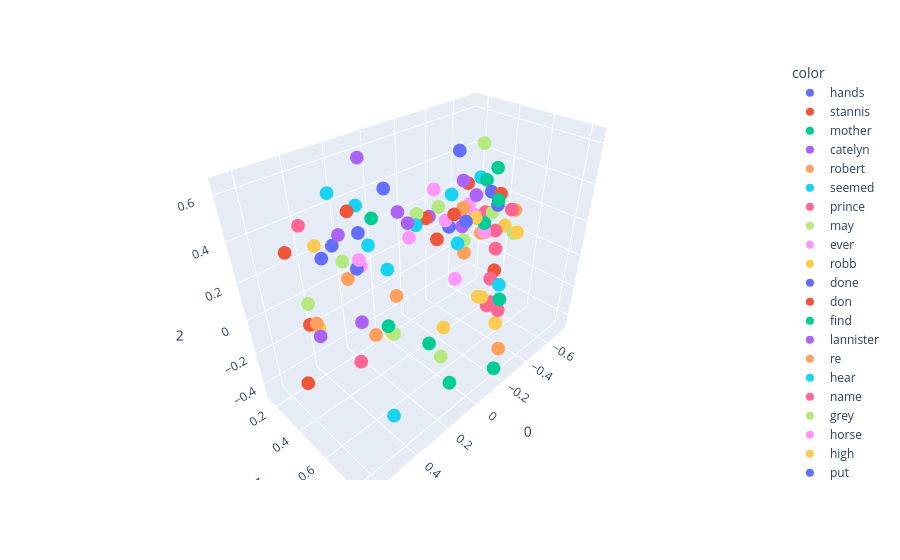

Notebook code for this chart:
### Code cell
fig = px.scatter_3d( X[200:300], 
    x =0,
    y =1, 
    z =2, 
    color = y[200:300]
)
fig.show()

### Figure 1 — Plotly figure (JSON) as saved in the notebook; plotly's stock layout.template omitted (floating-point values rounded to 4 significant figures)
{"data": [{"hovertemplate": "color=hands<br>0=%{x}<br>1=%{y}<br>2=%{z}<extra></extra>", "legendgroup": "hands", "marker": {"color": "#636efa", "symbol": "circle"}, "mode": "markers", "name": "hands", "scene": "scene", "showlegend": true, "type": "scatter3d", "x": [0.2862], "y": [0.4305], "z": [0.4024]}, {"hovertemplate": "color=stannis<br>0=%{x}<br>1=%{y}<br>2=%{z}<extra></extra>", "legendgroup": "stannis", "marker": {"color": "#EF553B", "symbol": "circle"}, "mode": "markers", "name": "stannis", "scene": "scene", "showlegend": true, "type": "scatter3d", "x": [-0.4069], "y": [0.605], "z": [-0.03836]}, {"hovertemplate": "color=mother<br>0=%{x}<br>1=%{y}<br>2=%{z}<extra></extra>", "legendgroup": "mother", "marker": {"color": "#00cc96", "symbol": "circle"}, "mode": "markers", "name": "mother", "scene": "scene", "showlegend": true, "type": "scatter3d", "x": [-0.433], "y": [0.5002], "z": [0.1831]}, {"hovertemplate": "color=catelyn<br>0=%{x}<br>1=%{y}<br>2=%{z}<extra></extra>", "legendgroup": "catelyn", "marker": {"color": "#ab63fa", "symbol": "circle"}, "mode": "markers", "name": "catelyn", "scene": "scene", "showlegend": true, "type": "scatter3d", "x": [-0.2388], "y": [0.3057], "z": [0.2193]}, {"hovertemplate": "color=robert<br>0=%{x}<br>1=%{y}<br>2=%{z}<extra></extra>", "legendgroup": "robert", "marker": {"color": "#FFA15A", "symbol": "circle"}, "mode": "markers", "name": "robert", "scene": "scene", "showlegend": true, "type": "scatter3d", "x": [-0.5023], "y": [0.4542], "z": [0.08247]}, {"hovertemplate": "color=seemed<br>0=%{x}<br>1=%{y}<br>2=%{z}<extra></extra>", "legendgroup": "seemed", "marker": {"color": "#19d3f3", "symbol": "circle"}, "mode": "markers", "name": "seemed", "scene": "scene", "showlegend": true, "type": "scatter3d", "x": [-0.02584], "y": [0.4354], "z": [0.3113]}, {"hovertemplate": "color=prince<br>0=%{x}<br>1=%{y}<br>2=%{z}<extra></extra>", "legendgroup": "prince", "marker": {"color": "#FF6692", "symbol": "circle"}, "mode": "markers", "name": "prince", "scene": "scene", "showlegend": true, "type": "scatter3d", "x": [-0.5497], "y": [0.4123], "z": [0.1653]}, {"hovertemplate": "color=may<br>0=%{x}<br>1=%{y}<br>2=%{z}<extra></extra>", "legendgroup": "may", "marker": {"color": "#B6E880", "symbol": "circle"}, "mode": "markers", "name": "may", "scene": "scene", "showlegend": true, "type": "scatter3d", "x": [-0.5537], "y": [0.4548], "z": [0.1793]}, {"hovertemplate": "color=ever<br>0=%{x}<br>1=%{y}<br>2=%{z}<extra></extra>", "legendgroup": "ever", "marker": {"color": "#FF97FF", "symbol": "circle"}, "mode": "markers", "name": "ever", "scene": "scene", "showlegend": true, "type": "scatter3d", "x": [-0.4396], "y": [0.4987], "z": [0.1306]}, {"hovertemplate": "color=robb<br>0=%{x}<br>1=%{y}<br>2=%{z}<extra></extra>", "legendgroup": "robb", "marker": {"color": "#FECB52", "symbol": "circle"}, "mode": "markers", "name": "robb", "scene": "scene", "showlegend": true, "type": "scatter3d", "x": [-0.4057], "y": [0.465], "z": [0.2093]}, {"hovertemplate": "color=done<br>0=%{x}<br>1=%{y}<br>2=%{z}<extra></extra>", "legendgroup": "done", "marker": {"color": "#636efa", "symbol": "circle"}, "mode": "markers", "name": "done", "scene": "scene", "showlegend": true, "type": "scatter3d", "x": [-0.4536], "y": [0.5579], "z": [0.2974]}, {"hovertemplate": "color=don<br>0=%{x}<br>1=%{y}<br>2=%{z}<extra></extra>", "legendgroup": "don", "marker": {"color": "#EF553B", "symbol": "circle"}, "mode": "markers", "name": "don", "scene": "scene", "showlegend": true, "type": "scatter3d", "x": [-0.4523], "y": [0.366], "z": [0.3474]}, {"hovertemplate": "color=find<br>0=%{x}<br>1=%{y}<br>2=%{z}<extra></extra>", "legendgroup": "find", "marker": {"color": "#00cc96", "symbol": "circle"}, "mode": "markers", "name": "find", "scene": "scene", "showlegend": true, "type": "scatter3d", "x": [-0.3702], "y": [0.6199], "z": [0.3775]}, {"hovertemplate": "color=lannister<br>0=%{x}<br>1=%{y}<br>2=%{z}<extra></extra>", "legendgroup": "lannister", "marker": {"color": "#ab63fa", "symbol": "circle"}, "mode": "markers", "name": "lannister", "scene": "scene", "showlegend": true, "type": "scatter3d", "x": [-0.3824], "y": [0.4001], "z": [0.1434]}, {"hovertemplate": "color=re<br>0=%{x}<br>1=%{y}<br>2=%{z}<extra></extra>", "legendgroup": "re", "marker": {"color": "#FFA15A", "symbol": "circle"}, "mode": "markers", "name": "re", "scene": "scene", "showlegend": true, "type": "scatter3d", "x": [-0.3484], "y": [0.4309], "z": [0.2726]}, {"hovertemplate": "color=hear<br>0=%{x}<br>1=%{y}<br>2=%{z}<extra></extra>", "legendgroup": "hear", "marker": {"color": "#19d3f3", "symbol": "circle"}, "mode": "markers", "name": "hear", "scene": "scene", "showlegend": true, "type": "scatter3d", "x": [-0.1635], "y": [0.5193], "z": [0.4427]}, {"hovertemplate": "color=name<br>0=%{x}<br>1=%{y}<br>2=%{z}<extra></extra>", "legendgroup": "name", "marker": {"color": "#FF6692", "symbol": "circle"}, "mode": "markers", "name": "name", "scene": "scene", "showlegend": true, "type": "scatter3d", "x": [-0.5508], "y": [0.5728], "z": [0.2407]}, {"hovertemplate": "color=grey<br>0=%{x}<br>1=%{y}<br>2=%{z}<extra></extra>", "legendgroup": "grey", "marker": {"color": "#B6E880", "symbol": "circle"}, "mode": "markers", "name": "grey", "scene": "scene", "showlegend": true, "type": "scatter3d", "x": [0.4517], "y": [0.239], "z": [0.02504]}, {"hovertemplate": "color=horse<br>0=%{x}<br>1=%{y}<br>2=%{z}<extra></extra>", "legendgroup": "horse", "marker": {"color": "#FF97FF", "symbol": "circle"}, "mode": "markers", "name": "horse", "scene": "scene", "showlegend": true, "type": "scatter3d", "x": [0.3513], "y": [0.5105], "z": [0.3422]}, {"hovertemplate": "color=high<br>0=%{x}<br>1=%{y}<br>2=%{z}<extra></extra>", "legendgroup": "high", "marker": {"color": "#FECB52", "symbol": "circle"}, "mode": "markers", "name": "high", "scene": "scene", "showlegend": true, "type": "scatter3d", "x": [0.1737], "y": [0.4745], "z": [-0.1777]}, {"hovertemplate": "color=put<br>0=%{x}<br>1=%{y}<br>2=%{z}<extra></extra>", "legendgroup": "put", "marker": {"color": "#636efa", "symbol": "circle"}, "mode": "markers", "name": "put", "scene": "scene", "showlegend": true, "type": "scatter3d", "x": [-0.2207], "y": [0.5064], "z": [0.6227]}, {"hovertemplate": "color=stone<br>0=%{x}<br>1=%{y}<br>2=%{z}<extra></extra>", "legendgroup": "stone", "marker": {"color": "#EF553B", "symbol": "circle"}, "mode": "markers", "name": "stone", "scene": "scene", "showlegend": true, "type": "scatter3d", "x": [0.646], "y": [0.4877], "z": [-0.1393]}, {"hovertemplate": "color=wine<br>0=%{x}<br>1=%{y}<br>2=%{z}<extra></extra>", "legendgroup": "wine", "marker": {"color": "#00cc96", "symbol": "circle"}, "mode": "markers", "name": "wine", "scene": "scene", "showlegend": true, "type": "scatter3d", "x": [0.09945], "y": [0.2813], "z": [0.3343]}, {"hovertemplate": "color=hard<br>0=%{x}<br>1=%{y}<br>2=%{z}<extra></extra>", "legendgroup": "hard", "marker": {"color": "#ab63fa", "symbol": "circle"}, "mode": "markers", "name": "hard", "scene": "scene", "showlegend": true, "type": "scatter3d", "x": [0.3172], "y": [0.3349], "z": [0.3654]}, {"hovertemplate": "color=water<br>0=%{x}<br>1=%{y}<br>2=%{z}<extra></extra>", "legendgroup": "water", "marker": {"color": "#FFA15A", "symbol": "circle"}, "mode": "markers", "name": "water", "scene": "scene", "showlegend": true, "type": "scatter3d", "x": [0.5686], "y": [0.4993], "z": [0.1447]}, {"hovertemplate": "color=upon<br>0=%{x}<br>1=%{y}<br>2=%{z}<extra></extra>", "legendgroup": "upon", "marker": {"color": "#19d3f3", "symbol": "circle"}, "mode": "markers", "name": "upon", "scene": "scene", "showlegend": true, "type": "scatter3d", "x": [0.1562], "y": [0.442], "z": [0.1656]}, {"hovertemplate": "color=fire<br>0=%{x}<br>1=%{y}<br>2=%{z}<extra></extra>", "legendgroup": "fire", "marker": {"color": "#FF6692", "symbol": "circle"}, "mode": "markers", "name": "fire", "scene": "scene", "showlegend": true, "type": "scatter3d", "x": [0.4887], "y": [0.653], "z": [-0.009157]}, {"hovertemplate": "color=iron<br>0=%{x}<br>1=%{y}<br>2=%{z}<extra></extra>", "legendgroup": "iron", "marker": {"color": "#B6E880", "symbol": "circle"}, "mode": "markers", "name": "iron", "scene": "scene", "showlegend": true, "type": "scatter3d", "x": [0.1956], "y": [0.5133], "z": [-0.1409]}, {"hovertemplate": "color=until<br>0=%{x}<br>1=%{y}<br>2=%{z}<extra></extra>", "legendgroup": "until", "marker": {"color": "#FF97FF", "symbol": "circle"}, "mode": "markers", "name": "until", "scene": "scene", "showlegend": true, "type": "scatter3d", "x": [0.1402], "y": [0.5706], "z": [0.3773]}, {"hovertemplate": "color=these<br>0=%{x}<br>1=%{y}<br>2=%{z}<extra></extra>", "legendgroup": "these", "marker": {"color": "#FECB52", "symbol": "circle"}, "mode": "markers", "name": "these", "scene": "scene", "showlegend": true, "type": "scatter3d", "x": [-0.4222], "y": [0.6331], "z": [-0.3847]}, {"hovertemplate": "color=voice<br>0=%{x}<br>1=%{y}<br>2=%{z}<extra></extra>", "legendgroup": "voice", "marker": {"color": "#636efa", "symbol": "circle"}, "mode": "markers", "name": "voice", "scene": "scene", "showlegend": true, "type": "scatter3d", "x": [-0.01552], "y": [0.2366], "z": [0.4247]}, {"hovertemplate": "color=gone<br>0=%{x}<br>1=%{y}<br>2=%{z}<extra></extra>", "legendgroup": "gone", "marker": {"color": "#EF553B", "symbol": "circle"}, "mode": "markers", "name": "gone", "scene": "scene", "showlegend": true, "type": "scatter3d", "x": [-0.03602], "y": [0.5566], "z": [0.2867]}, {"hovertemplate": "color=give<br>0=%{x}<br>1=%{y}<br>2=%{z}<extra></extra>", "legendgroup": "give", "marker": {"color": "#00cc96", "symbol": "circle"}, "mode": "markers", "name": "give", "scene": "scene", "showlegend": true, "type": "scatter3d", "x": [-0.5448], "y": [0.4725], "z": [0.4336]}, {"hovertemplate": "color=sam<br>0=%{x}<br>1=%{y}<br>2=%{z}<extra></extra>", "legendgroup": "sam", "marker": {"color": "#ab63fa", "symbol": "circle"}, "mode": "markers", "name": "sam", "scene": "scene", "showlegend": true, "type": "scatter3d", "x": [0.00822], "y": [0.3546], "z": [0.3597]}, {"hovertemplate": "color=better<br>0=%{x}<br>1=%{y}<br>2=%{z}<extra></extra>", "legendgroup": "better", "marker": {"color": "#FFA15A", "symbol": "circle"}, "mode": "markers", "name": "better", "scene": "scene", "showlegend": true, "type": "scatter3d", "x": [-0.4312], "y": [0.4841], "z": [0.1199]}, {"hovertemplate": "color=seen<br>0=%{x}<br>1=%{y}<br>2=%{z}<extra></extra>", "legendgroup": "seen", "marker": {"color": "#19d3f3", "symbol": "circle"}, "mode": "markers", "name": "seen", "scene": "scene", "showlegend": true, "type": "scatter3d", "x": [-0.1322], "y": [0.5917], "z": [0.2384]}, {"hovertemplate": "color=shall<br>0=%{x}<br>1=%{y}<br>2=%{z}<extra></extra>", "legendgroup": "shall", "marker": {"color": "#FF6692", "symbol": "circle"}, "mode": "markers", "name": "shall", "scene": "scene", "showlegend": true, "type": "scatter3d", "x": [-0.5076], "y": [0.5168], "z": [0.1152]}, {"hovertemplate": "color=ned<br>0=%{x}<br>1=%{y}<br>2=%{z}<extra></extra>", "legendgroup": "ned", "marker": {"color": "#B6E880", "symbol": "circle"}, "mode": "markers", "name": "ned", "scene": "scene", "showlegend": true, "type": "scatter3d", "x": [-0.2546], "y": [0.3535], "z": [0.2848]}, {"hovertemplate": "color=always<br>0=%{x}<br>1=%{y}<br>2=%{z}<extra></extra>", "legendgroup": "always", "marker": {"color": "#FF97FF", "symbol": "circle"}, "mode": "markers", "name": "always", "scene": "scene", "showlegend": true, "type": "scatter3d", "x": [-0.4794], "y": [0.3985], "z": [0.1713]}, {"hovertemplate": "color=years<br>0=%{x}<br>1=%{y}<br>2=%{z}<extra></extra>", "legendgroup": "years", "marker": {"color": "#FECB52", "symbol": "circle"}, "mode": "markers", "name": "years", "scene": "scene", "showlegend": true, "type": "scatter3d", "x": [-0.2899], "y": [0.6032], "z": [-0.1443]}, {"hovertemplate": "color=between<br>0=%{x}<br>1=%{y}<br>2=%{z}<extra></extra>", "legendgroup": "between", "marker": {"color": "#636efa", "symbol": "circle"}, "mode": "markers", "name": "between", "scene": "scene", "showlegend": true, "type": "scatter3d", "x": [0.4139], "y": [0.3413], "z": [0.2979]}, {"hovertemplate": "color=dark<br>0=%{x}<br>1=%{y}<br>2=%{z}<extra></extra>", "legendgroup": "dark", "marker": {"color": "#EF553B", "symbol": "circle"}, "mode": "markers", "name": "dark", "scene": "scene", "showlegend": true, "type": "scatter3d", "x": [0.5346], "y": [0.3779], "z": [0.04061]}, {"hovertemplate": "color=place<br>0=%{x}<br>1=%{y}<br>2=%{z}<extra></extra>", "legendgroup": "place", "marker": {"color": "#00cc96", "symbol": "circle"}, "mode": "markers", "name": "place", "scene": "scene", "showlegend": true, "type": "scatter3d", "x": [-0.1943], "y": [0.8023], "z": [0.00508]}, {"hovertemplate": "color=small<br>0=%{x}<br>1=%{y}<br>2=%{z}<extra></extra>", "legendgroup": "small", "marker": {"color": "#ab63fa", "symbol": "circle"}, "mode": "markers", "name": "small", "scene": "scene", "showlegend": true, "type": "scatter3d", "x": [0.2383], "y": [0.3301], "z": [-0.1571]}, {"hovertemplate": "color=cold<br>0=%{x}<br>1=%{y}<br>2=%{z}<extra></extra>", "legendgroup": "cold", "marker": {"color": "#FFA15A", "symbol": "circle"}, "mode": "markers", "name": "cold", "scene": "scene", "showlegend": true, "type": "scatter3d", "x": [0.3587], "y": [0.4324], "z": [0.2146]}, {"hovertemplate": "color=winterfell<br>0=%{x}<br>1=%{y}<br>2=%{z}<extra></extra>", "legendgroup": "winterfell", "marker": {"color": "#19d3f3", "symbol": "circle"}, "mode": "markers", "name": "winterfell", "scene": "scene", "showlegend": true, "type": "scatter3d", "x": [-0.3273], "y": [0.6982], "z": [-0.03823]}, {"hovertemplate": "color=most<br>0=%{x}<br>1=%{y}<br>2=%{z}<extra></extra>", "legendgroup": "most", "marker": {"color": "#FF6692", "symbol": "circle"}, "mode": "markers", "name": "most", "scene": "scene", "showlegend": true, "type": "scatter3d", "x": [-0.4305], "y": [0.5582], "z": [-0.3079]}, {"hovertemplate": "color=hundred<br>0=%{x}<br>1=%{y}<br>2=%{z}<extra></extra>", "legendgroup": "hundred", "marker": {"color": "#B6E880", "symbol": "circle"}, "mode": "markers", "name": "hundred", "scene": "scene", "showlegend": true, "type": "scatter3d", "x": [-0.01781], "y": [0.6091], "z": [-0.3689]}, {"hovertemplate": "color=stood<br>0=%{x}<br>1=%{y}<br>2=%{z}<extra></extra>", "legendgroup": "stood", "marker": {"color": "#FF97FF", "symbol": "circle"}, "mode": "markers", "name": "stood", "scene": "scene", "showlegend": true, "type": "scatter3d", "x": [0.2767], "y": [0.4163], "z": [0.2303]}, {"hovertemplate": "color=end<br>0=%{x}<br>1=%{y}<br>2=%{z}<extra></extra>", "legendgroup": "end", "marker": {"color": "#FECB52", "symbol": "circle"}, "mode": "markers", "name": "end", "scene": "scene", "showlegend": true, "type": "scatter3d", "x": [-0.08753], "y": [0.7818], "z": [0.06648]}, {"hovertemplate": "color=sister<br>0=%{x}<br>1=%{y}<br>2=%{z}<extra></extra>", "legendgroup": "sister", "marker": {"color": "#636efa", "symbol": "circle"}, "mode": "markers", "name": "sister", "scene": "scene", "showlegend": true, "type": "scatter3d", "x": [-0.576], "y": [0.4215], "z": [0.2766]}, {"hovertemplate": "color=words<br>0=%{x}<br>1=%{y}<br>2=%{z}<extra></extra>", "legendgroup": "words", "marker": {"color": "#EF553B", "symbol": "circle"}, "mode": "markers", "name": "words", "scene": "scene", "showlegend": true, "type": "scatter3d", "x": [-0.2488], "y": [0.4617], "z": [0.2884]}, {"hovertemplate": "color=sea<br>0=%{x}<br>1=%{y}<br>2=%{z}<extra></extra>", "legendgroup": "sea", "marker": {"color": "#00cc96", "symbol": "circle"}, "mode": "markers", "name": "sea", "scene": "scene", "showlegend": true, "type": "scatter3d", "x": [0.1154], "y": [0.7913], "z": [-0.3133]}, {"hovertemplate": "color=right<br>0=%{x}<br>1=%{y}<br>2=%{z}<extra></extra>", "legendgroup": "right", "marker": {"color": "#ab63fa", "symbol": "circle"}, "mode": "markers", "name": "right", "scene": "scene", "showlegend": true, "type": "scatter3d", "x": [0.09789], "y": [0.5181], "z": [0.4056]}, {"hovertemplate": "color=nothing<br>0=%{x}<br>1=%{y}<br>2=%{z}<extra></extra>", "legendgroup": "nothing", "marker": {"color": "#FFA15A", "symbol": "circle"}, "mode": "markers", "name": "nothing", "scene": "scene", "showlegend": true, "type": "scatter3d", "x": [-0.2577], "y": [0.5259], "z": [0.1003]}, {"hovertemplate": "color=walls<br>0=%{x}<br>1=%{y}<br>2=%{z}<extra></extra>", "legendgroup": "walls", "marker": {"color": "#19d3f3", "symbol": "circle"}, "mode": "markers", "name": "walls", "scene": "scene", "showlegend": true, "type": "scatter3d", "x": [0.4159], "y": [0.7482], "z": [-0.3169]}, {"hovertemplate": "color=fingers<br>0=%{x}<br>1=%{y}<br>2=%{z}<extra></extra>", "legendgroup": "fingers", "marker": {"color": "#FF6692", "symbol": "circle"}, "mode": "markers", "name": "fingers", "scene": "scene", "showlegend": true, "type": "scatter3d", "x": [0.4932], "y": [0.3436], "z": [0.4849]}, {"hovertemplate": "color=same<br>0=%{x}<br>1=%{y}<br>2=%{z}<extra></extra>", "legendgroup": "same", "marker": {"color": "#B6E880", "symbol": "circle"}, "mode": "markers", "name": "same", "scene": "scene", "showlegend": true, "type": "scatter3d", "x": [-0.2589], "y": [0.5199], "z": [0.1678]}, {"hovertemplate": "color=house<br>0=%{x}<br>1=%{y}<br>2=%{z}<extra></extra>", "legendgroup": "house", "marker": {"color": "#FF97FF", "symbol": "circle"}, "mode": "markers", "name": "house", "scene": "scene", "showlegend": true, "type": "scatter3d", "x": [-0.3238], "y": [0.4157], "z": [-0.1475]}, {"hovertemplate": "color=cloak<br>0=%{x}<br>1=%{y}<br>2=%{z}<extra></extra>", "legendgroup": "cloak", "marker": {"color": "#FECB52", "symbol": "circle"}, "mode": "markers", "name": "cloak", "scene": "scene", "showlegend": true, "type": "scatter3d", "x": [0.4067], "y": [0.2872], "z": [0.3307]}, {"hovertemplate": "color=young<br>0=%{x}<br>1=%{y}<br>2=%{z}<extra></extra>", "legendgroup": "young", "marker": {"color": "#636efa", "symbol": "circle"}, "mode": "markers", "name": "young", "scene": "scene", "showlegend": true, "type": "scatter3d", "x": [-0.4696], "y": [0.231], "z": [0.03477]}, {"hovertemplate": "color=beside<br>0=%{x}<br>1=%{y}<br>2=%{z}<extra></extra>", "legendgroup": "beside", "marker": {"color": "#EF553B", "symbol": "circle"}, "mode": "markers", "name": "beside", "scene": "scene", "showlegend": true, "type": "scatter3d", "x": [0.2738], "y": [0.3503], "z": [0.4637]}, {"hovertemplate": "color=does<br>0=%{x}<br>1=%{y}<br>2=%{z}<extra></extra>", "legendgroup": "does", "marker": {"color": "#00cc96", "symbol": "circle"}, "mode": "markers", "name": "does", "scene": "scene", "showlegend": true, "type": "scatter3d", "x": [-0.6151], "y": [0.3557], "z": [0.3074]}, {"hovertemplate": "color=get<br>0=%{x}<br>1=%{y}<br>2=%{z}<extra></extra>", "legendgroup": "get", "marker": {"color": "#ab63fa", "symbol": "circle"}, "mode": "markers", "name": "get", "scene": "scene", "showlegend": true, "type": "scatter3d", "x": [-0.1703], "y": [0.6516], "z": [0.4849]}, {"hovertemplate": "color=seven<br>0=%{x}<br>1=%{y}<br>2=%{z}<extra></extra>", "legendgroup": "seven", "marker": {"color": "#FFA15A", "symbol": "circle"}, "mode": "markers", "name": "seven", "scene": "scene", "showlegend": true, "type": "scatter3d", "x": [-0.3438], "y": [0.7231], "z": [-0.4594]}, {"hovertemplate": "color=mouth<br>0=%{x}<br>1=%{y}<br>2=%{z}<extra></extra>", "legendgroup": "mouth", "marker": {"color": "#19d3f3", "symbol": "circle"}, "mode": "markers", "name": "mouth", "scene": "scene", "showlegend": true, "type": "scatter3d", "x": [0.329], "y": [0.3083], "z": [0.549]}, {"hovertemplate": "color=watch<br>0=%{x}<br>1=%{y}<br>2=%{z}<extra></extra>", "legendgroup": "watch", "marker": {"color": "#FF6692", "symbol": "circle"}, "mode": "markers", "name": "watch", "scene": "scene", "showlegend": true, "type": "scatter3d", "x": [-0.3391], "y": [0.6345], "z": [-0.0411]}, {"hovertemplate": "color=door<br>0=%{x}<br>1=%{y}<br>2=%{z}<extra></extra>", "legendgroup": "door", "marker": {"color": "#B6E880", "symbol": "circle"}, "mode": "markers", "name": "door", "scene": "scene", "showlegend": true, "type": "scatter3d", "x": [0.4322], "y": [0.5176], "z": [0.3777]}, {"hovertemplate": "color=joffrey<br>0=%{x}<br>1=%{y}<br>2=%{z}<extra></extra>", "legendgroup": "joffrey", "marker": {"color": "#FF97FF", "symbol": "circle"}, "mode": "markers", "name": "joffrey", "scene": "scene", "showlegend": true, "type": "scatter3d", "x": [-0.464], "y": [0.3691], "z": [0.2258]}, {"hovertemplate": "color=green<br>0=%{x}<br>1=%{y}<br>2=%{z}<extra></extra>", "legendgroup": "green", "marker": {"color": "#FECB52", "symbol": "circle"}, "mode": "markers", "name": "green", "scene": "scene", "showlegend": true, "type": "scatter3d", "x": [0.42], "y": [0.2475], "z": [-0.1324]}, {"hovertemplate": "color=big<br>0=%{x}<br>1=%{y}<br>2=%{z}<extra></extra>", "legendgroup": "big", "marker": {"color": "#636efa", "symbol": "circle"}, "mode": "markers", "name": "big", "scene": "scene", "showlegend": true, "type": "scatter3d", "x": [0.2313], "y": [0.1421], "z": [0.1877]}, {"hovertemplate": "color=under<br>0=%{x}<br>1=%{y}<br>2=%{z}<extra></extra>", "legendgroup": "under", "marker": {"color": "#EF553B", "symbol": "circle"}, "mode": "markers", "name": "under", "scene": "scene", "showlegend": true, "type": "scatter3d", "x": [0.5357], "y": [0.2803], "z": [0.3538]}, {"hovertemplate": "color=few<br>0=%{x}<br>1=%{y}<br>2=%{z}<extra></extra>", "legendgroup": "few", "marker": {"color": "#00cc96", "symbol": "circle"}, "mode": "markers", "name": "few", "scene": "scene", "showlegend": true, "type": "scatter3d", "x": [0.04703], "y": [0.5921], "z": [-0.248]}, {"hovertemplate": "color=sent<br>0=%{x}<br>1=%{y}<br>2=%{z}<extra></extra>", "legendgroup": "sent", "marker": {"color": "#ab63fa", "symbol": "circle"}, "mode": "markers", "name": "sent", "scene": "scene", "showlegend": true, "type": "scatter3d", "x": [-0.2317], "y": [0.5255], "z": [0.4876]}, {"hovertemplate": "color=perhaps<br>0=%{x}<br>1=%{y}<br>2=%{z}<extra></extra>", "legendgroup": "perhaps", "marker": {"color": "#FFA15A", "symbol": "circle"}, "mode": "markers", "name": "perhaps", "scene": "scene", "showlegend": true, "type": "scatter3d", "x": [-0.6928], "y": [0.498], "z": [0.1558]}, {"hovertemplate": "color=almost<br>0=%{x}<br>1=%{y}<br>2=%{z}<extra></extra>", "legendgroup": "almost", "marker": {"color": "#19d3f3", "symbol": "circle"}, "mode": "markers", "name": "almost", "scene": "scene", "showlegend": true, "type": "scatter3d", "x": [0.2027], "y": [0.3134], "z": [0.4494]}, {"hovertemplate": "color=such<br>0=%{x}<br>1=%{y}<br>2=%{z}<extra></extra>", "legendgroup": "such", "marker": {"color": "#FF6692", "symbol": "circle"}, "mode": "markers", "name": "such", "scene": "scene", "showlegend": true, "type": "scatter3d", "x": [-0.6423], "y": [0.4298], "z": [-0.09606]}, {"hovertemplate": "color=wanted<br>0=%{x}<br>1=%{y}<br>2=%{z}<extra></extra>", "legendgroup": "wanted", "marker": {"color": "#B6E880", "symbol": "circle"}, "mode": "markers", "name": "wanted", "scene": "scene", "showlegend": true, "type": "scatter3d", "x": [-0.4458], "y": [0.4576], "z": [0.58]}, {"hovertemplate": "color=daughter<br>0=%{x}<br>1=%{y}<br>2=%{z}<extra></extra>", "legendgroup": "daughter", "marker": {"color": "#FF97FF", "symbol": "circle"}, "mode": "markers", "name": "daughter", "scene": "scene", "showlegend": true, "type": "scatter3d", "x": [-0.5392], "y": [0.2516], "z": [0.1064]}, {"hovertemplate": "color=true<br>0=%{x}<br>1=%{y}<br>2=%{z}<extra></extra>", "legendgroup": "true", "marker": {"color": "#FECB52", "symbol": "circle"}, "mode": "markers", "name": "true", "scene": "scene", "showlegend": true, "type": "scatter3d", "x": [-0.7352], "y": [0.4123], "z": [0.008025]}, {"hovertemplate": "color=while<br>0=%{x}<br>1=%{y}<br>2=%{z}<extra></extra>", "legendgroup": "while", "marker": {"color": "#636efa", "symbol": "circle"}, "mode": "markers", "name": "while", "scene": "scene", "showlegend": true, "type": "scatter3d", "x": [0.3271], "y": [0.4578], "z": [0.2627]}, {"hovertemplate": "color=leave<br>0=%{x}<br>1=%{y}<br>2=%{z}<extra></extra>", "legendgroup": "leave", "marker": {"color": "#EF553B", "symbol": "circle"}, "mode": "markers", "name": "leave", "scene": "scene", "showlegend": true, "type": "scatter3d", "x": [-0.4104], "y": [0.6016], "z": [0.3884]}, {"hovertemplate": "color=city<br>0=%{x}<br>1=%{y}<br>2=%{z}<extra></extra>", "legendgroup": "city", "marker": {"color": "#00cc96", "symbol": "circle"}, "mode": "markers", "name": "city", "scene": "scene", "showlegend": true, "type": "scatter3d", "x": [-0.142], "y": [0.8463], "z": [-0.369]}, {"hovertemplate": "color=wind<br>0=%{x}<br>1=%{y}<br>2=%{z}<extra></extra>", "legendgroup": "wind", "marker": {"color": "#ab63fa", "symbol": "circle"}, "mode": "markers", "name": "wind", "scene": "scene", "showlegend": true, "type": "scatter3d", "x": [0.5757], "y": [0.525], "z": [0.09908]}, {"hovertemplate": "color=light<br>0=%{x}<br>1=%{y}<br>2=%{z}<extra></extra>", "legendgroup": "light", "marker": {"color": "#FFA15A", "symbol": "circle"}, "mode": "markers", "name": "light", "scene": "scene", "showlegend": true, "type": "scatter3d", "x": [0.3741], "y": [0.6115], "z": [0.0315]}, {"hovertemplate": "color=arms<br>0=%{x}<br>1=%{y}<br>2=%{z}<extra></extra>", "legendgroup": "arms", "marker": {"color": "#19d3f3", "symbol": "circle"}, "mode": "markers", "name": "arms", "scene": "scene", "showlegend": true, "type": "scatter3d", "x": [0.1981], "y": [0.3735], "z": [0.2791]}, {"hovertemplate": "color=children<br>0=%{x}<br>1=%{y}<br>2=%{z}<extra></extra>", "legendgroup": "children", "marker": {"color": "#FF6692", "symbol": "circle"}, "mode": "markers", "name": "children", "scene": "scene", "showlegend": true, "type": "scatter3d", "x": [-0.3691], "y": [0.6776], "z": [-0.2351]}, {"hovertemplate": "color=herself<br>0=%{x}<br>1=%{y}<br>2=%{z}<extra></extra>", "legendgroup": "herself", "marker": {"color": "#B6E880", "symbol": "circle"}, "mode": "markers", "name": "herself", "scene": "scene", "showlegend": true, "type": "scatter3d", "x": [-0.08062], "y": [0.384], "z": [0.326]}, {"hovertemplate": "color=sweet<br>0=%{x}<br>1=%{y}<br>2=%{z}<extra></extra>", "legendgroup": "sweet", "marker": {"color": "#FF97FF", "symbol": "circle"}, "mode": "markers", "name": "sweet", "scene": "scene", "showlegend": true, "type": "scatter3d", "x": [-0.3851], "y": [0.1946], "z": [0.2767]}, {"hovertemplate": "color=others<br>0=%{x}<br>1=%{y}<br>2=%{z}<extra></extra>", "legendgroup": "others", "marker": {"color": "#FECB52", "symbol": "circle"}, "mode": "markers", "name": "others", "scene": "scene", "showlegend": true, "type": "scatter3d", "x": [-0.01723], "y": [0.6241], "z": [-0.1666]}, {"hovertemplate": "color=lost<br>0=%{x}<br>1=%{y}<br>2=%{z}<extra></extra>", "legendgroup": "lost", "marker": {"color": "#636efa", "symbol": "circle"}, "mode": "markers", "name": "lost", "scene": "scene", "showlegend": true, "type": "scatter3d", "x": [-0.2732], "y": [0.5153], "z": [0.2623]}, {"hovertemplate": "color=theon<br>0=%{x}<br>1=%{y}<br>2=%{z}<extra></extra>", "legendgroup": "theon", "marker": {"color": "#EF553B", "symbol": "circle"}, "mode": "markers", "name": "theon", "scene": "scene", "showlegend": true, "type": "scatter3d", "x": [-0.1845], "y": [0.3376], "z": [0.2442]}, {"hovertemplate": "color=each<br>0=%{x}<br>1=%{y}<br>2=%{z}<extra></extra>", "legendgroup": "each", "marker": {"color": "#00cc96", "symbol": "circle"}, "mode": "markers", "name": "each", "scene": "scene", "showlegend": true, "type": "scatter3d", "x": [0.2461], "y": [0.5375], "z": [-0.04721]}, {"hovertemplate": "color=felt<br>0=%{x}<br>1=%{y}<br>2=%{z}<extra></extra>", "legendgroup": "felt", "marker": {"color": "#ab63fa", "symbol": "circle"}, "mode": "markers", "name": "felt", "scene": "scene", "showlegend": true, "type": "scatter3d", "x": [0.1503], "y": [0.2826], "z": [0.635]}, {"hovertemplate": "color=side<br>0=%{x}<br>1=%{y}<br>2=%{z}<extra></extra>", "legendgroup": "side", "marker": {"color": "#FFA15A", "symbol": "circle"}, "mode": "markers", "name": "side", "scene": "scene", "showlegend": true, "type": "scatter3d", "x": [0.2959], "y": [0.6601], "z": [0.2178]}, {"hovertemplate": "color=yes<br>0=%{x}<br>1=%{y}<br>2=%{z}<extra></extra>", "legendgroup": "yes", "marker": {"color": "#19d3f3", "symbol": "circle"}, "mode": "markers", "name": "yes", "scene": "scene", "showlegend": true, "type": "scatter3d", "x": [-0.7161], "y": [0.2355], "z": [0.2497]}, {"hovertemplate": "color=brothers<br>0=%{x}<br>1=%{y}<br>2=%{z}<extra></extra>", "legendgroup": "brothers", "marker": {"color": "#FF6692", "symbol": "circle"}, "mode": "markers", "name": "brothers", "scene": "scene", "showlegend": true, "type": "scatter3d", "x": [-0.3118], "y": [0.6709], "z": [-0.1533]}, {"hovertemplate": "color=best<br>0=%{x}<br>1=%{y}<br>2=%{z}<extra></extra>", "legendgroup": "best", "marker": {"color": "#B6E880", "symbol": "circle"}, "mode": "markers", "name": "best", "scene": "scene", "showlegend": true, "type": "scatter3d", "x": [-0.4938], "y": [0.6389], "z": [0.1579]}, {"hovertemplate": "color=very<br>0=%{x}<br>1=%{y}<br>2=%{z}<extra></extra>", "legendgroup": "very", "marker": {"color": "#FF97FF", "symbol": "circle"}, "mode": "markers", "name": "very", "scene": "scene", "showlegend": true, "type": "scatter3d", "x": [-0.3542], "y": [0.3107], "z": [0.153]}, {"hovertemplate": "color=die<br>0=%{x}<br>1=%{y}<br>2=%{z}<extra></extra>", "legendgroup": "die", "marker": {"color": "#FECB52", "symbol": "circle"}, "mode": "markers", "name": "die", "scene": "scene", "showlegend": true, "type": "scatter3d", "x": [-0.4839], "y": [0.6639], "z": [0.1781]}], "layout": {"legend": {"title": {"text": "color"}, "tracegroupgap": 0}, "margin": {"t": 60}, "scene": {"domain": {"x": [0, 1], "y": [0, 1]}, "xaxis": {"title": {"text": "0"}}, "yaxis": {"title": {"text": "1"}}, "zaxis": {"title": {"text": "2"}}}}}
